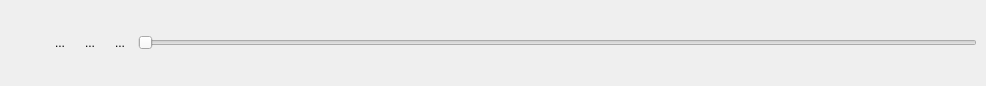
<?xml version="1.0" encoding="UTF-8"?>
<ui version="4.0">
 <class>PlaybackSlider</class>
 <widget class="QDockWidget" name="PlaybackSlider">
  <property name="geometry">
   <rect>
    <x>0</x>
    <y>0</y>
    <width>986</width>
    <height>86</height>
   </rect>
  </property>
  <property name="windowTitle">
   <string>DockWidget</string>
  </property>
  <widget class="QWidget" name="dockWidgetContents">
   <layout class="QVBoxLayout" name="verticalLayout">
    <item>
     <layout class="QHBoxLayout" name="horizontalLayout">
      <item>
       <widget class="QToolButton" name="buttonBeginning">
        <property name="text">
         <string/>
        </property>
        <property name="iconSize">
         <size>
          <width>25</width>
          <height>25</height>
         </size>
        </property>
        <property name="toolButtonStyle">
         <enum>Qt::ToolButtonIconOnly</enum>
        </property>
        <property name="autoRaise">
         <bool>true</bool>
        </property>
       </widget>
      </item>
      <item>
       <widget class="QToolButton" name="buttonReverse">
        <property name="text">
         <string>...</string>
        </property>
        <property name="icon">
         <iconset resource="../qtWidgets.qrc">
          <normaloff>:/icons/button-reverse.png</normaloff>:/icons/button-reverse.png</iconset>
        </property>
        <property name="iconSize">
         <size>
          <width>25</width>
          <height>25</height>
         </size>
        </property>
        <property name="toolButtonStyle">
         <enum>Qt::ToolButtonIconOnly</enum>
        </property>
        <property name="autoRaise">
         <bool>true</bool>
        </property>
       </widget>
      </item>
      <item>
       <widget class="QToolButton" name="buttonPause">
        <property name="text">
         <string>...</string>
        </property>
        <property name="icon">
         <iconset resource="../qtWidgets.qrc">
          <normaloff>:/icons/button-pause.png</normaloff>:/icons/button-pause.png</iconset>
        </property>
        <property name="iconSize">
         <size>
          <width>25</width>
          <height>25</height>
         </size>
        </property>
        <property name="autoRaise">
         <bool>true</bool>
        </property>
       </widget>
      </item>
      <item>
       <widget class="QToolButton" name="buttonPlay">
        <property name="enabled">
         <bool>true</bool>
        </property>
        <property name="autoFillBackground">
         <bool>false</bool>
        </property>
        <property name="text">
         <string>...</string>
        </property>
        <property name="icon">
         <iconset resource="../qtWidgets.qrc">
          <normaloff>:/icons/button-play.png</normaloff>
          <normalon>:/icons/button-play.png</normalon>
          <disabledoff>:/icons/button-play.png</disabledoff>
          <disabledon>:/icons/button-play.png</disabledon>
          <activeoff>:/icons/button-play.png</activeoff>
          <activeon>:/icons/button-play.png</activeon>
          <selectedoff>:/icons/button-play.png</selectedoff>
          <selectedon>:/icons/button-play.png</selectedon>:/icons/button-play.png</iconset>
        </property>
        <property name="iconSize">
         <size>
          <width>25</width>
          <height>25</height>
         </size>
        </property>
        <property name="checkable">
         <bool>false</bool>
        </property>
        <property name="autoRaise">
         <bool>true</bool>
        </property>
       </widget>
      </item>
      <item>
       <widget class="QSlider" name="sliderMain">
        <property name="orientation">
         <enum>Qt::Horizontal</enum>
        </property>
       </widget>
      </item>
     </layout>
    </item>
   </layout>
  </widget>
 </widget>
 <resources>
  <include location="../qtWidgets.qrc"/>
 </resources>
 <connections/>
</ui>
